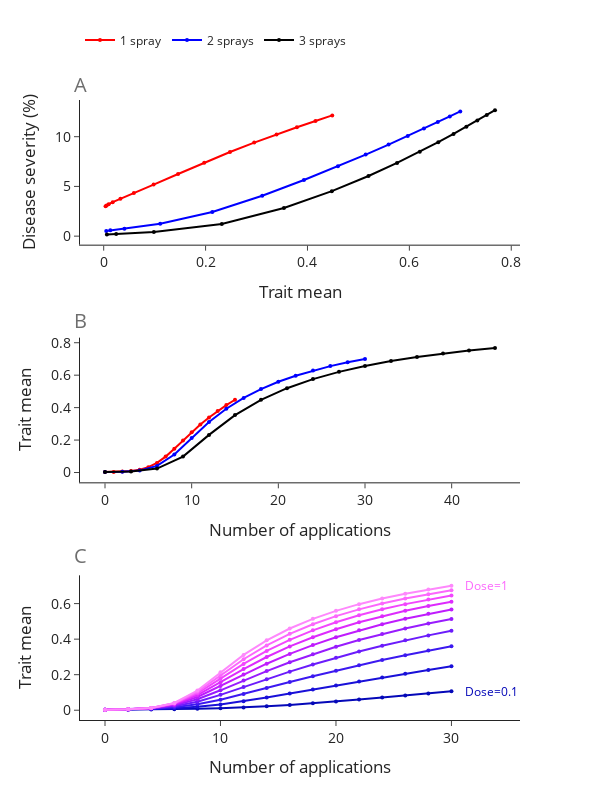

The cell this chart's notebook holds for it:
### Markdown cell above
## FIG

### Code cell
f = fig1(df_use)

f.show()

### Figure 1 — Plotly figure (JSON) as saved in the notebook; plotly's stock layout.template omitted (floating-point values rounded to 4 significant figures)
{"data": [{"line": {"color": "red", "dash": "solid"}, "marker": {"color": "red", "size": 4}, "mode": "lines+markers", "name": "1 spray", "type": "scatter", "x": [0.002553, 0.003615, 0.005642, 0.009648, 0.01761, 0.03285, 0.05918, 0.09802, 0.146, 0.1974, 0.2479, 0.2954, 0.3393, 0.3794, 0.4157, 0.4486], "xaxis": "x", "y": [null, 3.012, 3.086, 3.208, 3.415, 3.766, 4.339, 5.184, 6.252, 7.39, 8.459, 9.405, 10.23, 10.95, 11.58, 12.14], "yaxis": "y"}, {"line": {"color": "red", "dash": "solid"}, "marker": {"color": "red", "size": 4}, "mode": "lines+markers", "name": "1 spray", "showlegend": false, "type": "scatter", "x": [0, 1, 2, 3, 4, 5, 6, 7, 8, 9, 10, 11, 12, 13, 14, 15], "xaxis": "x2", "y": [0.002553, 0.003615, 0.005642, 0.009648, 0.01761, 0.03285, 0.05918, 0.09802, 0.146, 0.1974, 0.2479, 0.2954, 0.3393, 0.3794, 0.4157, 0.4486], "yaxis": "y2"}, {"line": {"color": "#0508b8", "dash": "solid"}, "marker": {"color": "#0508b8", "size": 4}, "mode": "lines+markers", "name": "dose=0.1", "showlegend": false, "type": "scatter", "x": [0, 2, 4, 6, 8, 10, 12, 14, 16, 18, 20, 22, 24, 26, 28, 30], "xaxis": "x3", "y": [0.002553, 0.003248, 0.004288, 0.005838, 0.00812, 0.0114, 0.01597, 0.02203, 0.02967, 0.03874, 0.04894, 0.05991, 0.0713, 0.08288, 0.0945, 0.1061], "yaxis": "y3"}, {"line": {"color": "#1910d8", "dash": "solid"}, "marker": {"color": "#1910d8", "size": 4}, "mode": "lines+markers", "name": "dose=0.2", "showlegend": false, "type": "scatter", "x": [0, 2, 4, 6, 8, 10, 12, 14, 16, 18, 20, 22, 24, 26, 28, 30], "xaxis": "x3", "y": [0.002553, 0.003822, 0.006282, 0.01095, 0.01923, 0.03235, 0.05024, 0.07138, 0.09394, 0.1168, 0.1395, 0.1619, 0.1839, 0.2056, 0.2267, 0.2472], "yaxis": "y3"}, {"line": {"color": "#3c19f0", "dash": "solid"}, "marker": {"color": "#3c19f0", "size": 4}, "mode": "lines+markers", "name": "dose=0.3", "showlegend": false, "type": "scatter", "x": [0, 2, 4, 6, 8, 10, 12, 14, 16, 18, 20, 22, 24, 26, 28, 30], "xaxis": "x3", "y": [0.002553, 0.004249, 0.008149, 0.01677, 0.03342, 0.05924, 0.09106, 0.1248, 0.1583, 0.191, 0.2227, 0.2531, 0.2821, 0.3096, 0.3356, 0.3601], "yaxis": "y3"}, {"line": {"color": "#6b1cfb", "dash": "solid"}, "marker": {"color": "#6b1cfb", "size": 4}, "mode": "lines+markers", "name": "dose=0.4", "showlegend": false, "type": "scatter", "x": [0, 2, 4, 6, 8, 10, 12, 14, 16, 18, 20, 22, 24, 26, 28, 30], "xaxis": "x3", "y": [0.002553, 0.004545, 0.0097, 0.02238, 0.04804, 0.08643, 0.1304, 0.1745, 0.2171, 0.2574, 0.2953, 0.3305, 0.3632, 0.3933, 0.4211, 0.4467], "yaxis": "y3"}, {"line": {"color": "#981cfd", "dash": "solid"}, "marker": {"color": "#981cfd", "size": 4}, "mode": "lines+markers", "name": "dose=0.5", "showlegend": false, "type": "scatter", "x": [0, 2, 4, 6, 8, 10, 12, 14, 16, 18, 20, 22, 24, 26, 28, 30], "xaxis": "x3", "y": [0.002553, 0.004739, 0.01089, 0.02732, 0.06182, 0.1121, 0.167, 0.2202, 0.2699, 0.3157, 0.3574, 0.3952, 0.4294, 0.4604, 0.4884, 0.5139], "yaxis": "y3"}, {"line": {"color": "#bf1cfd", "dash": "solid"}, "marker": {"color": "#bf1cfd", "size": 4}, "mode": "lines+markers", "name": "dose=0.6", "showlegend": false, "type": "scatter", "x": [0, 2, 4, 6, 8, 10, 12, 14, 16, 18, 20, 22, 24, 26, 28, 30], "xaxis": "x3", "y": [0.002553, 0.004859, 0.01176, 0.03145, 0.0743, 0.1359, 0.2008, 0.2617, 0.317, 0.3665, 0.4104, 0.4494, 0.484, 0.5148, 0.5423, 0.567], "yaxis": "y3"}, {"line": {"color": "#dd2bfd", "dash": "solid"}, "marker": {"color": "#dd2bfd", "size": 4}, "mode": "lines+markers", "name": "dose=0.7000000000000001", "showlegend": false, "type": "scatter", "x": [0, 2, 4, 6, 8, 10, 12, 14, 16, 18, 20, 22, 24, 26, 28, 30], "xaxis": "x3", "y": [0.002553, 0.004927, 0.01235, 0.03476, 0.0854, 0.1577, 0.2319, 0.2994, 0.3589, 0.4108, 0.4559, 0.4951, 0.5294, 0.5596, 0.5863, 0.61], "yaxis": "y3"}, {"line": {"color": "#f246fe", "dash": "solid"}, "marker": {"color": "#f246fe", "size": 4}, "mode": "lines+markers", "name": "dose=0.8", "showlegend": false, "type": "scatter", "x": [0, 2, 4, 6, 8, 10, 12, 14, 16, 18, 20, 22, 24, 26, 28, 30], "xaxis": "x3", "y": [0.002553, 0.004959, 0.01273, 0.03735, 0.09515, 0.1778, 0.2605, 0.3336, 0.3963, 0.4497, 0.4951, 0.5341, 0.5678, 0.597, 0.6227, 0.6453], "yaxis": "y3"}, {"line": {"color": "#fc67fd", "dash": "solid"}, "marker": {"color": "#fc67fd", "size": 4}, "mode": "lines+markers", "name": "dose=0.9", "showlegend": false, "type": "scatter", "x": [0, 2, 4, 6, 8, 10, 12, 14, 16, 18, 20, 22, 24, 26, 28, 30], "xaxis": "x3", "y": [0.002553, 0.004967, 0.01295, 0.03928, 0.1036, 0.1963, 0.2869, 0.3647, 0.4297, 0.4839, 0.5293, 0.5677, 0.6004, 0.6287, 0.6533, 0.6749], "yaxis": "y3"}, {"line": {"color": "#fe88fc", "dash": "solid"}, "marker": {"color": "#fe88fc", "size": 4}, "mode": "lines+markers", "name": "dose=1.0", "showlegend": false, "type": "scatter", "x": [0, 2, 4, 6, 8, 10, 12, 14, 16, 18, 20, 22, 24, 26, 28, 30], "xaxis": "x3", "y": [0.002553, 0.004958, 0.01303, 0.04066, 0.1109, 0.2132, 0.3112, 0.3931, 0.4598, 0.5143, 0.5593, 0.5968, 0.6286, 0.6558, 0.6794, 0.6999], "yaxis": "y3"}, {"line": {"color": "blue", "dash": "solid"}, "marker": {"color": "blue", "size": 4}, "mode": "lines+markers", "name": "2 sprays", "type": "scatter", "x": [0.002553, 0.004958, 0.01303, 0.04066, 0.1109, 0.2132, 0.3112, 0.3931, 0.4598, 0.5143, 0.5593, 0.5968, 0.6286, 0.6558, 0.6794, 0.6999], "xaxis": "x", "y": [null, 0.5221, 0.581, 0.7489, 1.252, 2.424, 4.061, 5.644, 7.02, 8.199, 9.206, 10.07, 10.82, 11.47, 12.04, 12.54], "yaxis": "y"}, {"line": {"color": "blue", "dash": "solid"}, "marker": {"color": "blue", "size": 4}, "mode": "lines+markers", "name": "2 sprays", "showlegend": false, "type": "scatter", "x": [0, 2, 4, 6, 8, 10, 12, 14, 16, 18, 20, 22, 24, 26, 28, 30], "xaxis": "x2", "y": [0.002553, 0.004958, 0.01303, 0.04066, 0.1109, 0.2132, 0.3112, 0.3931, 0.4598, 0.5143, 0.5593, 0.5968, 0.6286, 0.6558, 0.6794, 0.6999], "yaxis": "y2"}, {"line": {"color": "black", "dash": "solid"}, "marker": {"color": "black", "size": 4}, "mode": "lines+markers", "name": "3 sprays", "type": "scatter", "x": [0.002553, 0.006275, 0.02453, 0.09846, 0.2318, 0.3538, 0.4478, 0.5198, 0.5758, 0.6205, 0.6567, 0.6867, 0.712, 0.7334, 0.752, 0.7681], "xaxis": "x", "y": [null, 0.1724, 0.2166, 0.4156, 1.227, 2.826, 4.524, 6.046, 7.36, 8.483, 9.446, 10.27, 10.99, 11.62, 12.17, 12.66], "yaxis": "y"}, {"line": {"color": "black", "dash": "solid"}, "marker": {"color": "black", "size": 4}, "mode": "lines+markers", "name": "3 sprays", "showlegend": false, "type": "scatter", "x": [0, 3, 6, 9, 12, 15, 18, 21, 24, 27, 30, 33, 36, 39, 42, 45], "xaxis": "x2", "y": [0.002553, 0.006275, 0.02453, 0.09846, 0.2318, 0.3538, 0.4478, 0.5198, 0.5758, 0.6205, 0.6567, 0.6867, 0.712, 0.7334, 0.752, 0.7681], "yaxis": "y2"}], "layout": {"annotations": [{"font": {"color": "rgb(110,110,110)", "size": 20}, "showarrow": false, "text": "A", "x": 0, "xanchor": "center", "xref": "paper", "y": 1.05, "yanchor": "top", "yref": "paper"}, {"font": {"color": "rgb(110,110,110)", "size": 20}, "showarrow": false, "text": "B", "x": 0, "xanchor": "center", "xref": "paper", "y": 0.67, "yanchor": "top", "yref": "paper"}, {"font": {"color": "rgb(110,110,110)", "size": 20}, "showarrow": false, "text": "C", "x": 0, "xanchor": "center", "xref": "paper", "y": 0.29, "yanchor": "top", "yref": "paper"}, {"font": {"color": "#0508b8", "size": 12}, "showarrow": false, "text": "Dose=0.1", "x": 31, "xanchor": "left", "xref": "x3", "y": 0.106, "yanchor": "middle", "yref": "y3"}, {"font": {"color": "#fc67fd", "size": 12}, "showarrow": false, "text": "Dose=1", "x": 31, "xanchor": "left", "xref": "x3", "y": 0.7, "yanchor": "middle", "yref": "y3"}], "font": {"size": 14}, "height": 800, "legend": {"font": {"size": 12}, "orientation": "h", "x": 0, "y": 1.12}, "showlegend": true, "width": 600, "xaxis": {"anchor": "y", "autorange": true, "domain": [0, 1], "range": [-0.04652, 0.8172], "showgrid": false, "title": {"text": "Trait mean"}, "type": "linear"}, "xaxis2": {"anchor": "y2", "autorange": true, "domain": [0, 1], "range": [-2.885, 47.88], "showgrid": false, "title": {"text": "Number of applications"}, "type": "linear"}, "xaxis3": {"anchor": "y3", "autorange": true, "domain": [0, 1], "range": [-2.202, 36.55], "showgrid": false, "title": {"text": "Number of applications"}, "type": "linear"}, "yaxis": {"anchor": "x", "autorange": true, "domain": [0.7667, 1.0], "range": [-0.8565, 13.69], "showgrid": false, "title": {"text": "Disease severity (%)"}, "type": "linear"}, "yaxis2": {"anchor": "x2", "autorange": true, "domain": [0.3833, 0.6167], "range": [-0.06052, 0.8312], "showgrid": false, "title": {"text": "Trait mean"}, "type": "linear"}, "yaxis3": {"anchor": "x3", "autorange": true, "domain": [0, 0.2333], "range": [-0.05491, 0.7574], "showgrid": false, "title": {"text": "Trait mean"}, "type": "linear"}}}
